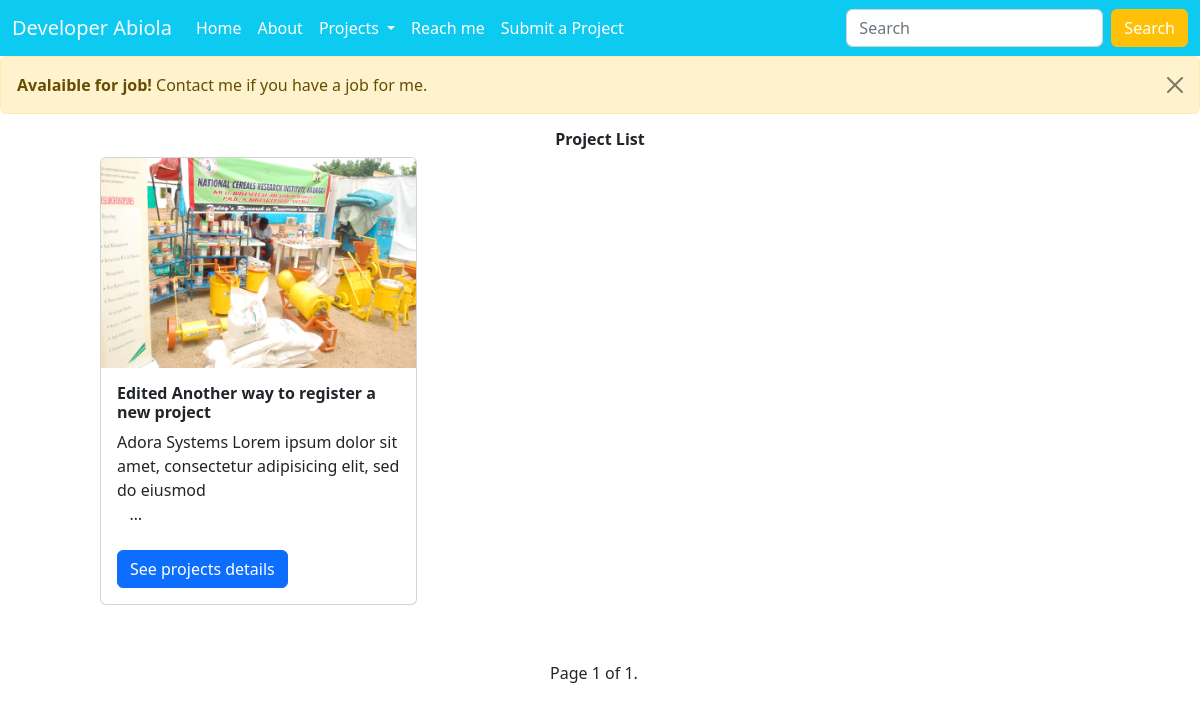
The app's page /projects with its own data.
### home/models.py (models this page shows, shortened)
class Project(models.Model):
	STAGES = [
    ('STD', 'STARTED'),
    ('CMPT', 'COMPLETED'),
    ('ONG', 'ONGOING'),
	]
	CATEGORIES = [
		('MACHINE LEARNING', 'MACHINE LEARNING'),
		('DATA SCIENCE', 'DATA SCIENCE'),
		('DATA ANALYTICS/ANALYSIS', 'DATA ANALYTICS/ANALYSIS'),
		('BACKEND', 'BACKEND'),
		('FRONTEND', 'FRONTEND'),
		('MOBILE', 'MOBILE'),
		('DATA BASE', 'DATA BASE'),
		('BLOCKCHAIN', 'BLOCKCHAIN'),
		('CLOUD COMPUTING', 'CLOUD COMPUTING'),
		('COMPUTER NETWORKING', 'COMPUTER NETWORKING'),
		('SCRIPTING', 'SCRIPTING'),
		('DESKTOP', 'DESKTOP'),
		('SOFTWARE DEVELOPMENT', 'SOFTWARE DEVELOPMENT'),
		('GAME DEVELOPMENT', 'GAME DEVELOPMENT')
	]
	title = models.CharField(max_length=50, blank=False)
	keywords = models.CharField(max_length=100, verbose_name="Tech Stack (Comma Separated)")
	description = RichTextField(verbose_name="Project Description", config_name='my_basic_config')
	stage = models.CharField(choices=STAGES, max_length=20)
	date_started = models.DateField()
	date_ended = models.DateField()
	category = MultiSelectField(choices=CATEGORIES, default='BACKEND',
							    verbose_name="Project Category")
	technology = models.CharField(max_length=30, null=True)

class Images(models.Model):
    project = models.ForeignKey(Project, on_delete=models.CASCADE)
    images = models.ImageField(upload_to='images/', blank=True, null=True,
							   verbose_name="Project Images")
    def __str__(self):
    	return self.images.url

### home/views.py (the view)
# urls.py: path('projects', projects, name='projects'),
def projects(request):
	projects = Project.objects.prefetch_related('images_set').all()
	paginator = Paginator(projects, 6) #
	page_number = request.GET.get('page')
	page_obj = paginator.get_page(page_number)
	context = {
		'projects': projects,
		'page_obj': page_obj,
	}
	return render(request, 'home/projects.html', context)

### home/templates/home/projects.html (shortened to what this page needs)
{% extends 'base.html' %}
{% block 'content' %}
<h2 class="text-center mt-3 font-bold">Project List</h2>
<div class="container">
    <div class="row row-cols-1 row-cols-md-3">
    {% for project in page_obj %}
        <div class="col">
            <div class="card my-2">
            <img src="{{ project.images_set.first }}" class="card-img-top" alt="...">
              <div class="card-body">
                <h5 class="card-title font-bold">{{ project.title }}</h5>
                <p class="card-text">{{ project.description|safe|truncatewords:15 }}
                </p>
                <br>
                <a href="{% url 'homer:project_details' project.pk %}" class="btn btn-primary">See projects details</a>
              </div>
            </div>
        </div>
    {% endfor %}
    </div>
</div>
<div class="container pagination my-5 place-content-center">
    <span class="step-links">
        <span class="current">
            Page {{ page_obj.number }} of {{ page_obj.paginator.num_pages }}.
        </span>
    </span>
</div>
{% endblock 'content' %}

### records on screen
Project: images_set.first (picture), title "Edited Another way to register a new project", description "Adora Systems Lorem ipsum dolor sit amet, consectetur adipisicing elit, sed do eiusmod …"

### other values on screen
{{ page_obj.number }} "1"
{{ page_obj.paginator.num_pages }} "1"
